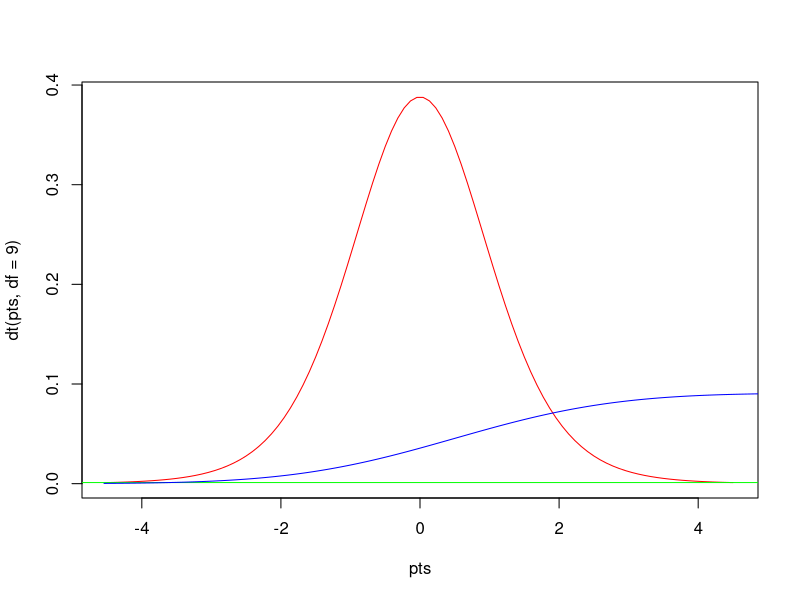

R code for this plot:
# Author: Montgomery, Date:10/5/22, Purpose: Exam 1

x = c(1000,230,12333,3455,23,12,3,4,45,56,78)
y = c(1,2,3,4,5,6,7,8,9,10,11)

pts = seq(-4.5, 4.5, length=100)
plot(pts,dt(pts,df=9), col='red', type='l')
lines(density(x), col='green')
lines(density(y), col='blue')

ttest = t.test(x,y)

ttest